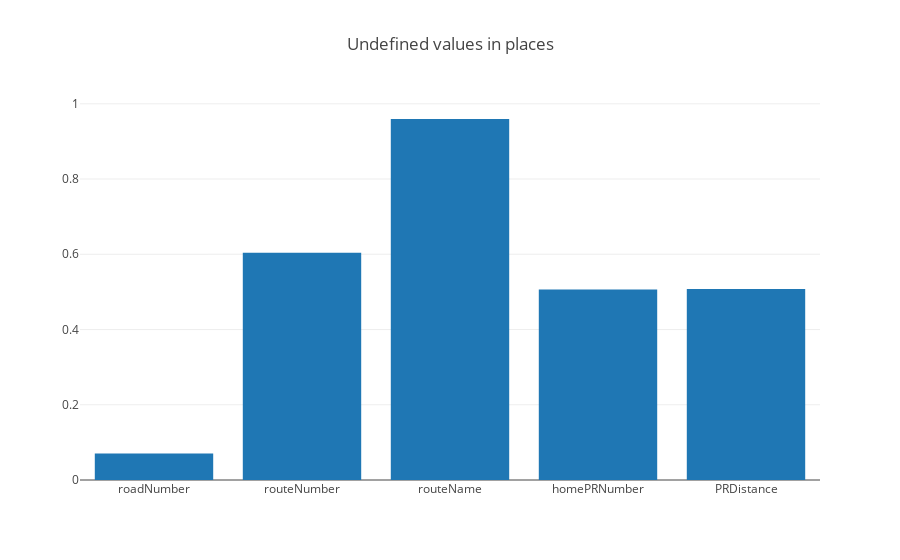

The notebook cell saved with this chart:
### Code cell
#missing data in places
import plotly.graph_objs as go

missingData = places.isnull().sum() / len(places)
missingData = missingData[missingData > 0.05]
missingData = missingData.to_frame()
missingData.columns = ['missing']
missingData.index.names = ['name']
missingData['name'] = missingData.index
data = [go.Bar(x=missingData['name'], y=missingData['missing'])]
layout = go.Layout( title='Undefined values in places')
fig = go.Figure(data=data, layout=layout)
plt.iplot(fig)

### Figure 1 — Plotly figure (JSON) as saved in the notebook; plotly's stock layout.template omitted (floating-point values rounded to 4 significant figures)
{"data": [{"type": "bar", "uid": "7ee1129e-aa6a-48e6-bf8b-d4de86894332", "x": ["roadNumber", "routeNumber", "routeName", "homePRNumber", "PRDistance"], "y": [0.07032, 0.6038, 0.9596, 0.5062, 0.5078]}], "layout": {"title": {"text": "Undefined values in places"}}}
